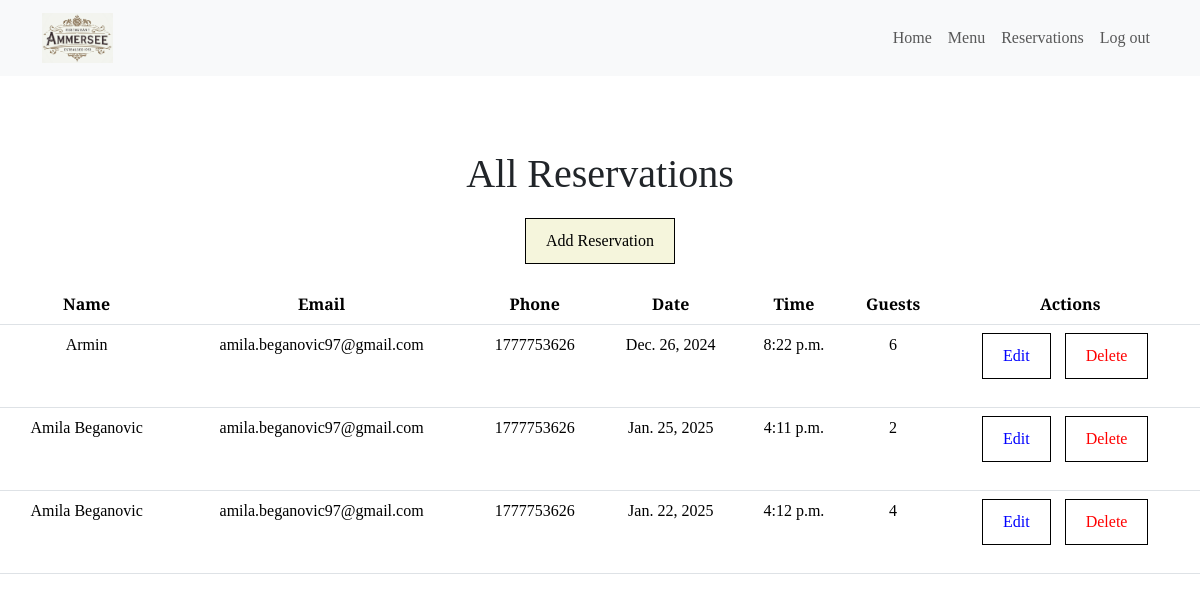
Page /restaurant/admin/reservations/ (signed in) on the earlier database version.
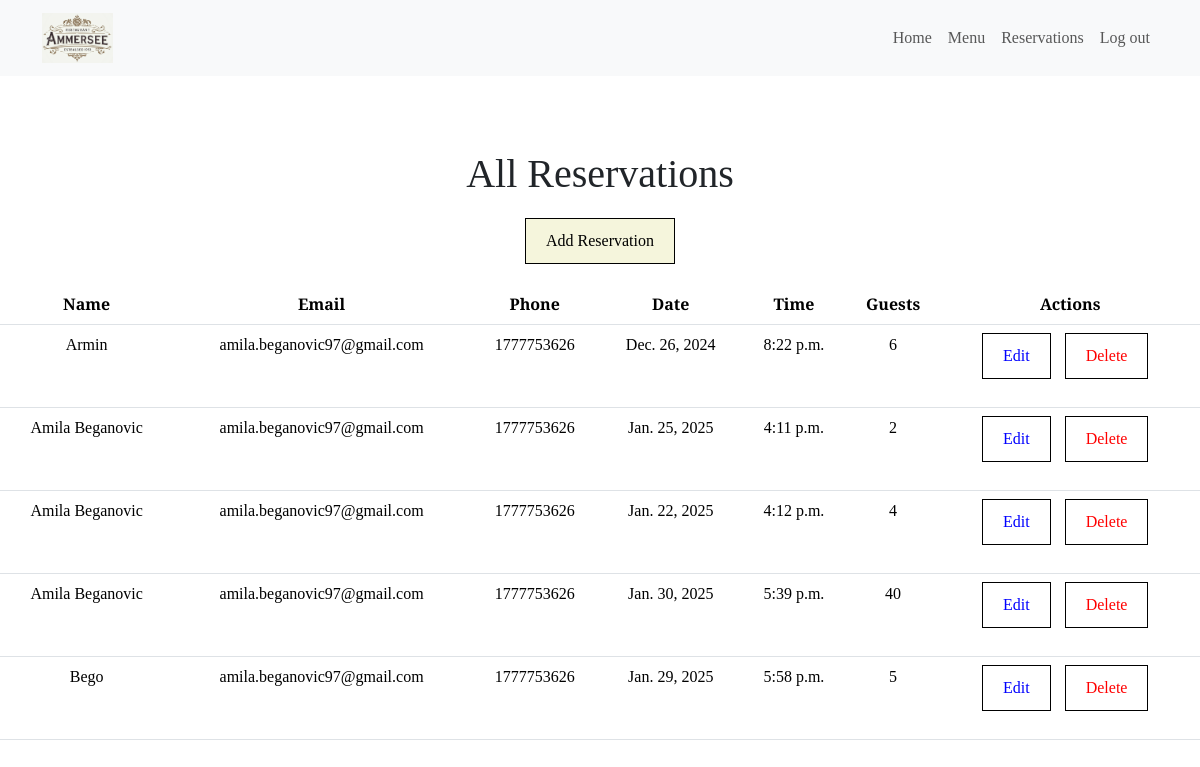
Same page on the later database version.
### restaurant/models.py (models this page shows, shortened)
class Reservation(models.Model):
    time = models.TimeField(blank=False, null=False)
    num_people = models.IntegerField(
        validators=[MinValueValidator(1)]  # Ensure the number of people is at least 1
    )
    name = models.CharField(max_length=200)
    email = models.EmailField(validators=[EmailValidator()], blank=True, null=True)  # Allow blank email
    phone = models.CharField(
        max_length=20, validators=[RegexValidator(r"^\+?\d{9,15}$")]  # Validate phone number format
    )
    date = models.DateField(validators=[validate_future_date])  # Use the custom validator
    user = models.ForeignKey(
        settings.AUTH_USER_MODEL, on_delete=models.CASCADE, null=True, blank=True  # Link to the User model
    )

### restaurant/views.py (the view)
# urls.py: path("admin/reservations/", views.admin_reservations, name="admin_reservations"),
@login_required
@user_passes_test(lambda u: u.is_superuser)
def admin_reservations(request):
    reservations = Reservation.objects.all()
    context = {"reservations": reservations}
    return render(request, "reservations/admin_reservations.html", context)

### restaurant/templates/reservations/admin_reservations.html (shortened to what this page needs)
{% extends 'base.html' %}
{% block content %}
{% load static %}
<div class="reservations-container">
  <h1>All Reservations</h1>
  {% if user.is_superuser %}
  <a href="{% url 'restaurant:add_reservation' %}">Add Reservation</a> <br>
  {% endif %}
  <table class="table">
    <thead>
      <tr>
        <th scope="col">Name</th>
        <th scope="col">Email</th>
        <th scope="col">Phone</th>
        <th scope="col">Date</th>
        <th scope="col">Time</th>
        <th scope="col">Guests</th>
        {% if user.is_superuser %}
        <th scope="col">Actions</th>
        {% endif %}
      </tr>
    </thead>
    <tbody>
      {% for reservation in reservations %}
      <tr>
        <td>{{ reservation.name }}</td>
        <td>{{ reservation.email }}</td>
        <td>{{ reservation.phone }}</td>
        <td>{{ reservation.date }}</td>
        <td>{{ reservation.time }}</td>
        <td>{{ reservation.num_people }}</td>
        {% if user.is_superuser %}
        <td>
          <a href="{% url 'restaurant:admin_edit_reservation' reservation.pk %}">Edit</a>
          <a href="{% url 'restaurant:admin_delete_reservation' reservation.pk %}">Delete</a>
        </td>
        {% endif %}
      </tr>
      {% endfor %}
    </tbody>
  </table>
</div>
{% endblock %}

### restaurant/templates/base.html (shortened to what this page needs)
<!DOCTYPE html>
<html lang="en">
<head>
  <link href="https://cdn.jsdelivr.net/npm/bootstrap@5.3.2/dist/css/bootstrap.min.css" rel="stylesheet"
>
  {% load static %}
  <link rel="stylesheet" href="{% static 'css/style.css' %}">
  <link rel="stylesheet" href="https://cdnjs.cloudflare.com/ajax/libs/font-awesome/6.4.0/css/all.min.css">
</head>
<body>
  <header>
    {% block navbar %}
    {% include 'includes/navbar.html' %}
    {% endblock navbar %}
  </header>
  <div class="content-wrapper">
    {% block content %}{% endblock %}
  </div>
</body>
</html>

### restaurant/templates/includes/navbar.html (shortened to what this page needs)
{% load static %}
<nav class="navbar navbar-expand-lg navbar-light bg-light fixed-top">
  <div class="container">
    <a class="navbar-brand" href="{% url 'home' %}" aria-label="Go to homepage">
      <img src="{% static 'images/logo.png' %}" alt="Restaurant Ammersee Logo">
    </a>
    <nav class="collapse navbar-collapse" id="navbarNav">
      <ul class="navbar-nav ms-auto">
        <li class="nav-item">
          <a class="nav-link {% if request.path == '/' %}active{% endif %}" aria-current="page"
            href="{% url 'home' %}">Home</a>
        </li>
        <li class="nav-item">
          <a class="nav-link {% if '/menu/' in request.path %}active{% endif %}"
            href="{% url 'restaurant:menu' %}">Menu</a>
        </li>
        {% if user.is_authenticated %}
        {% if user.is_superuser %}
        <li class="nav-item">
          <a class="nav-link" href="{% url 'restaurant:admin_reservations' %}">Reservations</a>
        </li>
        {% endif %}
        <li class="nav-item">
          <a class="nav-link" href="{% url 'account_logout' %}" onclick="location.reload();">Log out</a>
        </li>
        {% endif %}
      </ul>
    </nav>
  </div>
</nav>

### staticfiles/css/style.css (style rules this page uses)
html, body { width: 100%; margin: 0; font-family: 'Playfair Display', serif; display: flex; flex-direction: column; min-height: 100vh; gap: 50px; }
.content-wrapper { flex: 1; margin-top: 0; }
.navbar { position: fixed; top: 0; left: 0; width: 100%; z-index: 100; background-color: #f8f9fa; }
nav.navbar .navbar-brand img { max-height: 50px; width: auto; object-fit: contain; }

### restaurant/templates/reservations/admin_reservations.html (style rules this page uses)
.reservations-container { margin-top: 100px; text-align: center; }
.reservations-container h1 { margin-bottom: 20px; }
.reservations-container a { display: inline-block; margin-bottom: 20px; padding: 10px 20px; background-color: beige; color: black; text-decoration: none; border: 1px solid black; }
.table td a { margin-right: 10px; background: none; }
.table td a:first-child { color: blue; }
.table td a:last-child { color: red; }

Differences in the rows shown:
added Reservation: name "Amila Beganovic", email "amila.beganovic97@gmail.com", phone "1777753626", date "Jan. 30, 2025", time "5:39 p.m.", num_people "40"
added Reservation: name "Bego", email "amila.beganovic97@gmail.com", phone "1777753626", date "Jan. 29, 2025", time "5:58 p.m.", num_people "5"
